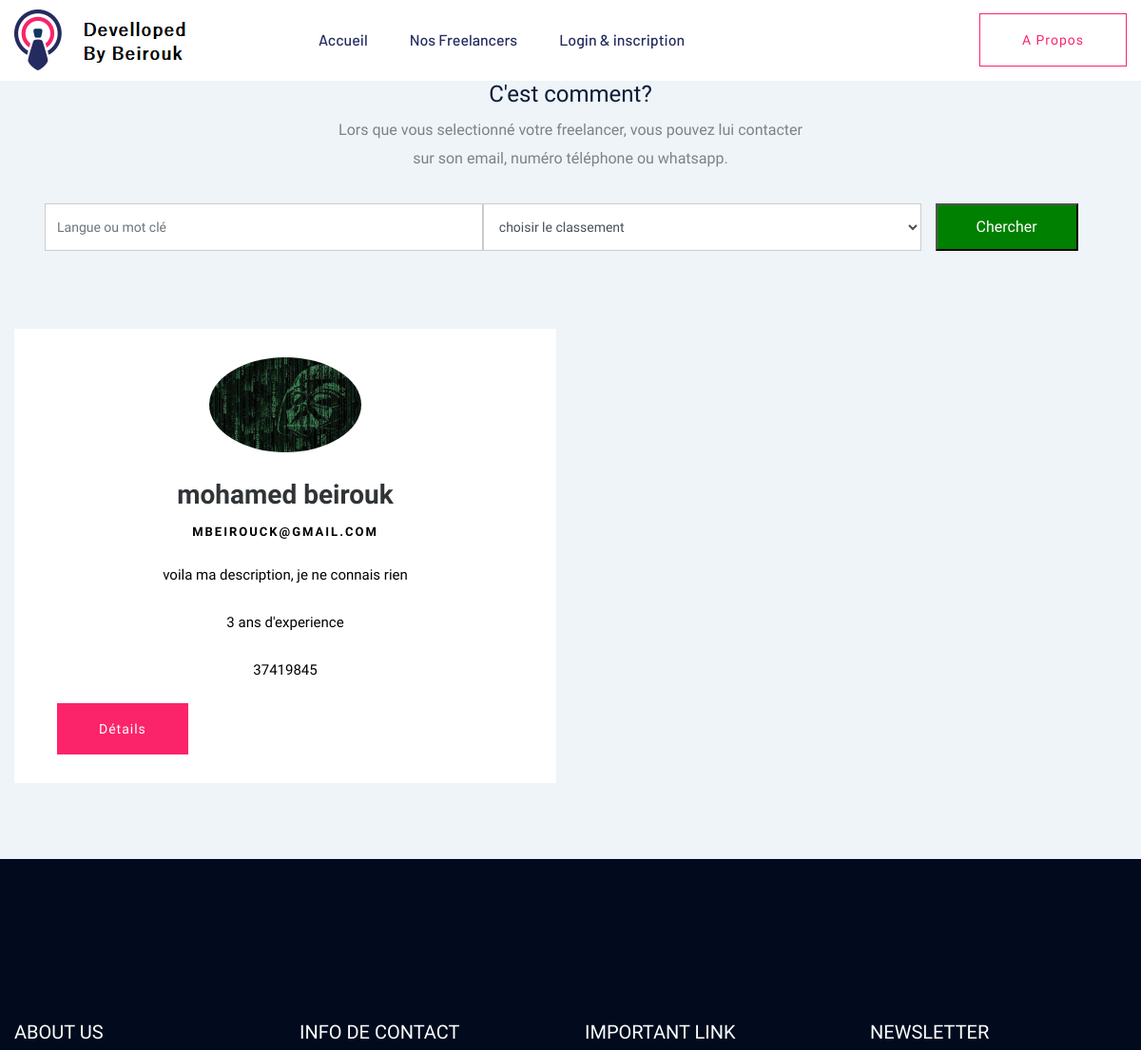
The app's page /freelancer/ (upper part), older data.
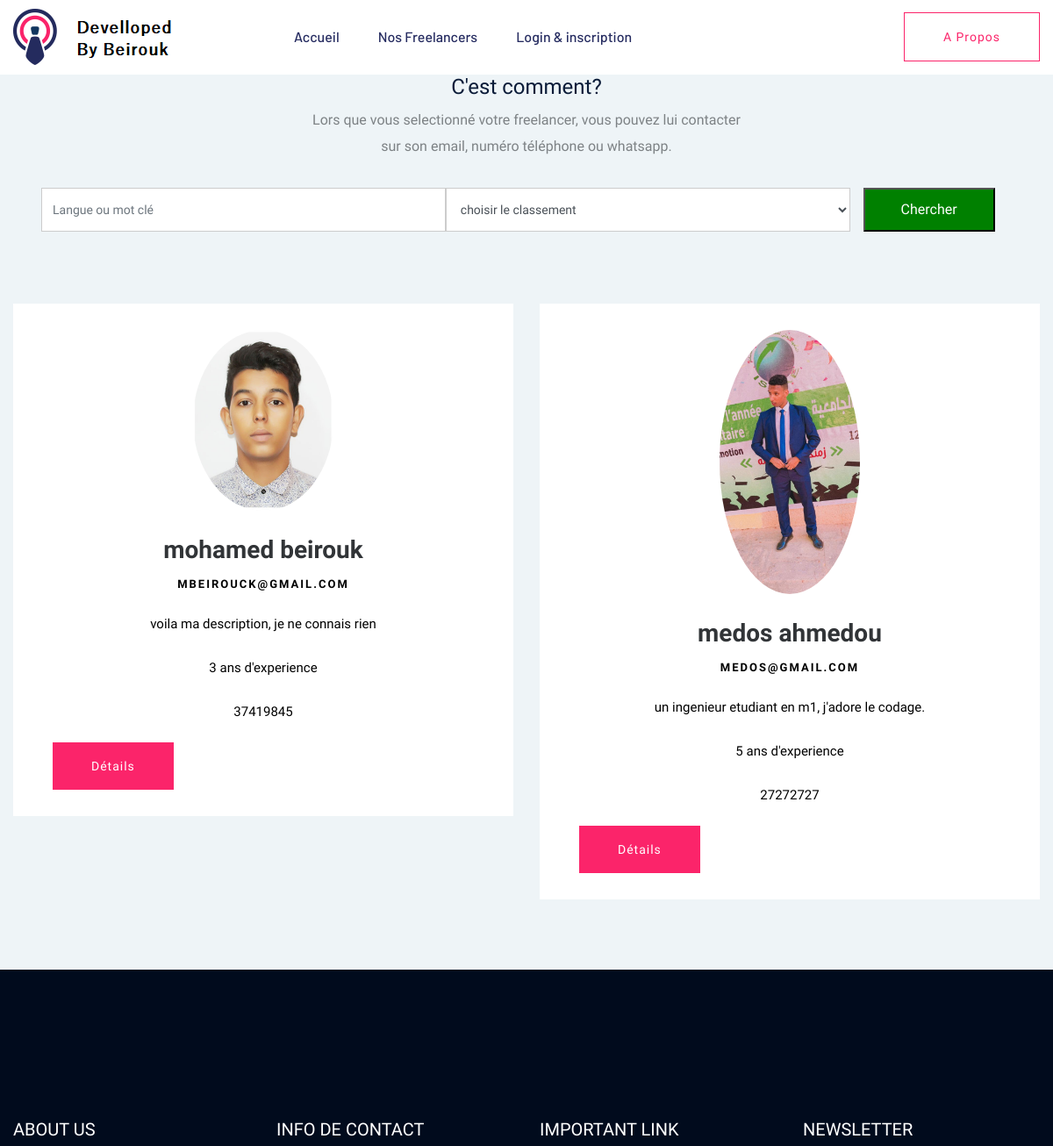
The same page, newer data.
### myappdjf/models.py (models this page shows, shortened)
class C_emploi(models.Model):
    user = models.ForeignKey(User, on_delete=models.CASCADE)
    telephone = models.CharField(max_length=10)
    image = models.ImageField(upload_to="")
    sexe = models.CharField(max_length=10)
    type = models.CharField(max_length=15)
    description = models.TextField(max_length=400, default="", editable=False)
    experience = models.CharField(max_length=100, default="", editable=False)
    adresse = models.CharField(max_length=100, default="", editable=False)
    skills = models.CharField(max_length=200, default="", editable=False)

### myappdjf/views.py (the view)
# urls.py: path("freelancer/", views.freelancerHomePage, name="freelancer"),
def freelancerHomePage(request):
    if request.method == "POST":
        mot = request.POST['motcle']
        c_emplois = C_emploi.objects.filter(description__contains=mot)
        return render(request, "freelancer/freelancer.html", {'c_emplois':c_emplois})
    c_emplois = C_emploi.objects.all()
    return render(request, "freelancer/freelancer.html", {'c_emplois':c_emplois})

### myappdjf/templates/freelancer/freelancer.html (shortened to what the changed rows need)
{% load static %}
<!doctype html>
<html class="no-js" lang="zxx">
    <head>
        <link href="//maxcdn.bootstrapcdn.com/bootstrap/4.1.1/css/bootstrap.min.css" rel="stylesheet" id="bootstrap-css"></script>
        <link rel="stylesheet" href="https://use.fontawesome.com/releases/v5.8.1/css/all.css">
        <link rel="stylesheet" href="{% static 'cssFreelancerTem.css' %}">
        <link href="{% static 'fs/css/main.css' %}" rel="stylesheet" />
            <link rel="stylesheet" href="">
            <link rel="stylesheet" href="{% static 'assets/css/bootstrap.min.css' %}">
            <link rel="stylesheet" href="{% static 'assets/css/flaticon.css' %}">
            <link rel="stylesheet" href="{% static 'assets/css/price_rangs.css' %}">
            <link rel="stylesheet" href="{% static 'assets/css/slicknav.css' %}">
            <link rel="stylesheet" href="{% static 'assets/css/animate.min.css' %}">
            <link rel="stylesheet" href="{% static 'assets/css/magnific-popup.css' %}">
            <link rel="stylesheet" href="{% static 'assets/css/fontawesome-all.min.css' %}">
            <link rel="stylesheet" href="{% static 'assets/css/themify-icons.css' %}">
            <link rel="stylesheet" href="{% static 'assets/css/slick.css' %}">
            <link rel="stylesheet" href="{% static 'assets/css/nice-select.css' %}">
            <link rel="stylesheet" href="{% static 'assets/css/style.css' %}">
            <link href="{% static 'fs/css/rechercher.css' %}" rel="stylesheet" />
   </head>
   <body>
    <div class="team-boxed">
        <div class="container">
            <div class="row people" id="function1">
            {% for c in c_emplois %}
                <div class="col-md-6 col-lg-6 item">
                    <div class="box"><img class="rounded-circle" src="{{c.image.url}}">
                        <h3 class="name">{{c.user.first_name}} {{c.user.last_name}}</h3>
                        <p style="color:black;" class="title">{{c.user.email}} </p>
                        <p style="color:black;" class="description"> {{c.description}} </p>
                        <p style="color:black;" class="description"> {{c.experience}} ans d'experience </p>
                        <p style="color:black;" class="description"> {{c.telephone}} </p>
                        <div class="col-lg-2 col-md-4 ">
                            <a href="/detailfreelancer/{{c.id}}" class="btn btn-success"> Détails</a>
                        </div>
                    </div>
                </div>
            {% endfor %}
            </div>
        </div>
    </div>
</body>
</html>

Row changes from the older to the newer data that the page shows:
changed C_emploi "voila ma description, je ne connais rien": image: a different picture
added C_emploi: image (picture), user.first_name "medos", user.last_name "ahmedou", user.email "MEDOS@GMAIL.COM", description "un ingenieur etudiant en m1, j'adore le codage.", experience "5", telephone "27272727"
